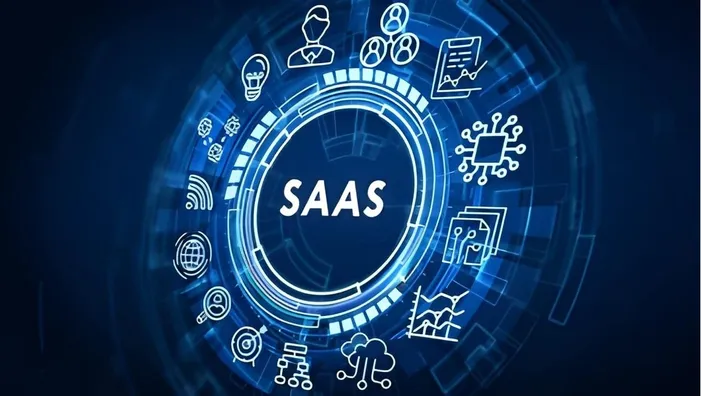
#> input picture frontend/src/assets/navItems/services.webp, 701 x 396 px, shrunk from 1121 x 634 before the run, given in place of Logo.png, which was not available
$ python logo.py
#> lines starting #> are read from the running program, lines starting #| are printed output that depends on the picture; pictures that were not available may be replaced by others from this repository, and a replacement may not be noted
import cv2
import numpy as np

def multicolor_radial_gradient(image_path, output_path, center_color, edge_color):
    """
    center_color: (B, G, R) at center
    edge_color: (B, G, R) at edges
    """
#> called with image_path = 'S:\\Website\\Omio\\Logo.png', output_path = 'output_multicolor.jpg', center_color = (255, 172, 150), edge_color = (255, 172, 35)

    img = cv2.imread(image_path)
#> img is the input picture: shape (396, 701, 3); mean B, G, R 89.7, 52.8, 19.9

    if img is None:
        print("Error: Image not found!")
        return

    h, w = img.shape[:2]
#> h = 396; w = 701

    # Convert to grayscale for lighting effect
    gray = cv2.cvtColor(img, cv2.COLOR_BGR2GRAY) / 255.0
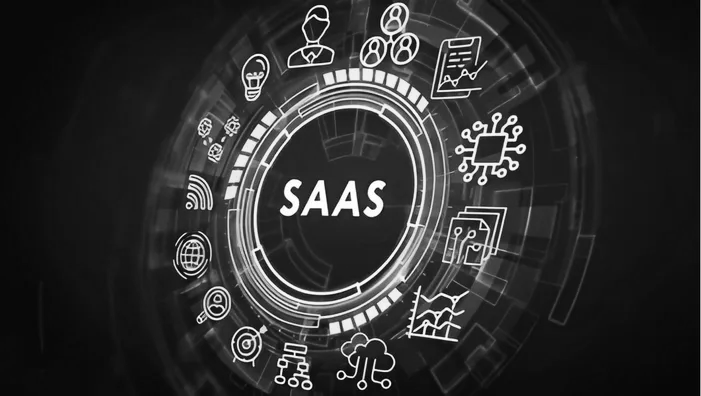
#> gray: shape (396, 701) float64; min 0.00392, max 1, mean 0.185

    # Create coordinate grid
    y, x = np.ogrid[:h, :w]
#> y = 396 values from 0 to 395

    # Center
    cx, cy = w // 2, h // 2
#> cx = 350; cy = 198

    # Distance from center
    dist = np.sqrt((x - cx)**2 + (y - cy)**2)
    max_dist = np.sqrt(cx**2 + cy**2)
#> max_dist = 402.1

    # Normalize (0 center → 1 edges)
    t = dist / max_dist
    t = np.clip(t, 0, 1)

    # Create output image
    result = np.zeros_like(img, dtype=np.float32)

    # Interpolate between center_color → edge_color
    for i in range(3):  # BGR
        result[:, :, i] = (
            (1 - t) * center_color[i] +
            t * edge_color[i]
        )
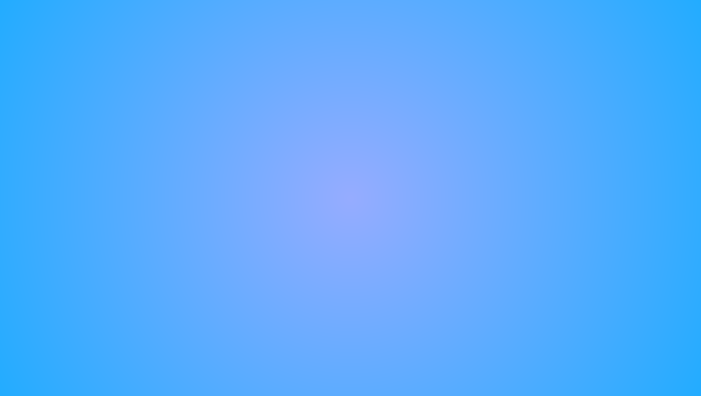
#> result: shape (396, 701, 3) float32; mean of channels 0, 1, 2 255.8, 172, 88.6; drawn as B, G, R

    # Combine with image brightness
    result = result * gray[:, :, None]
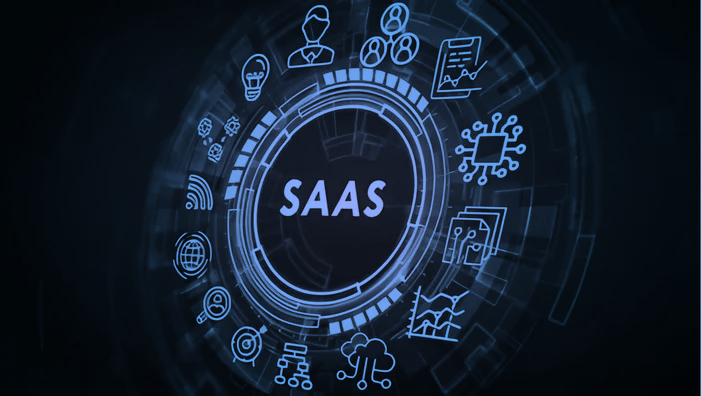
#> result: shape (396, 701, 3) float64; mean of channels 0, 1, 2 47.2, 31.8, 19.3; drawn as B, G, R

    # Convert to uint8
    result = np.clip(result, 0, 255).astype(np.uint8)

    cv2.imwrite(output_path, result)

    print("Multicolor gradient image saved!")


# Example usage
image_path = "S:\Website\Omio\Logo.png"
output_path = "output_multicolor.jpg"

# Example: Blue center → Pink edges
center_color = (255, 172, 150)   # Blue-ish (BGR)
edge_color = (255, 172, 35)     # Pink

multicolor_radial_gradient(image_path, output_path, center_color, edge_color)

$ run again, on frontend/src/assets/services/agentRisk.webp
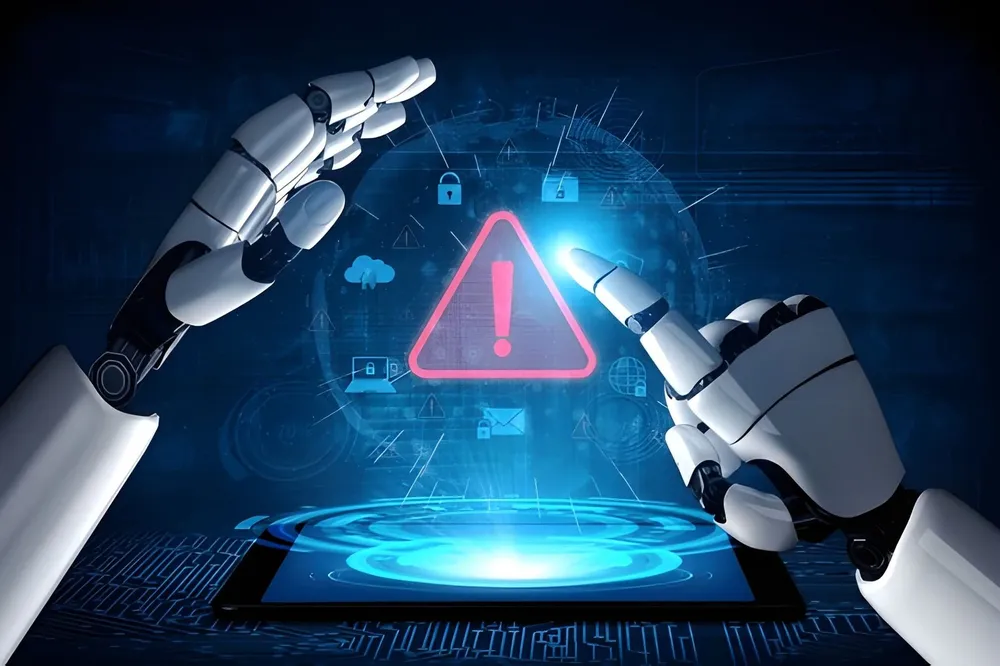
#> input picture frontend/src/assets/services/agentRisk.webp, 1000 x 666 px, shrunk from 1600 x 1066 before the run, given in place of Logo.png, which was not available
#> in multicolor_radial_gradient, img is the input picture: shape (666, 1000, 3); mean B, G, R 93.7, 65.4, 34.5
#> in multicolor_radial_gradient, `gray = cv2.cvtColor(img, cv2.COLOR_BGR2GRAY) / 255.0`:
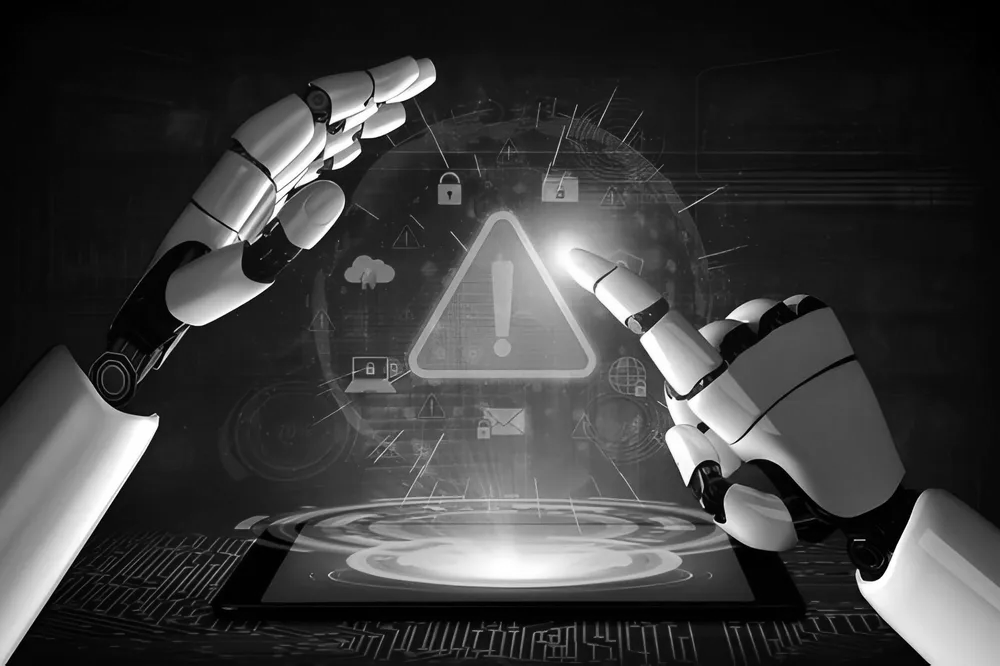
#> gray: shape (666, 1000) float64; min 0, max 1, mean 0.233
#> in multicolor_radial_gradient, `result = result * gray[:, :, None]`:
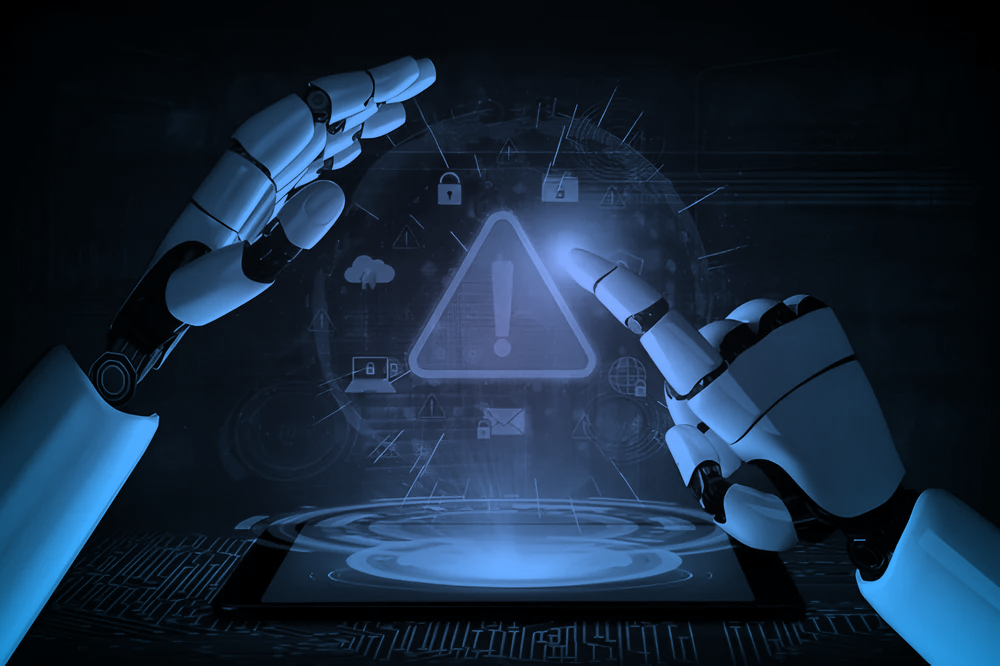
#> result: shape (666, 1000, 3) float64; mean of channels 0, 1, 2 59.4, 40.1, 22.8; drawn as B, G, R
